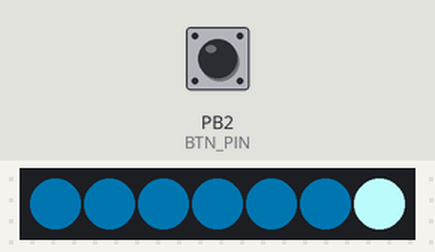
The program below on a simulated ATtiny85, built with avr-gcc and run on an emulated ATtiny85. Shown: 7 RGB LEDs in strip order, left to right. The inputs (shaded band) are chosen by the test bench; at power-on: PB2 (BTN_PIN) HIGH. Dim RGB values are drawn brighter than linear; random numbers use the default seed unless the program sets one.

Above: at 1.2 s.
1.3 s: PB2 (BTN_PIN) pulled LOW for 0.15 s
At 1.73 s:
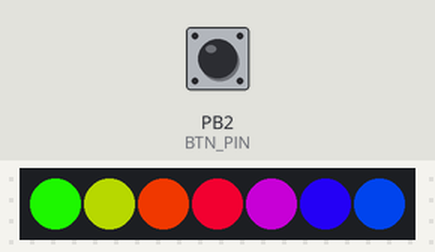
2.0 s: PB2 (BTN_PIN) pulled LOW for 1 s
At 2.27 s:
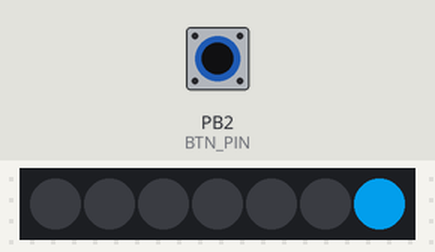
3.6 s: PB2 (BTN_PIN) pulled LOW for 0.15 s
At 3.64 s:
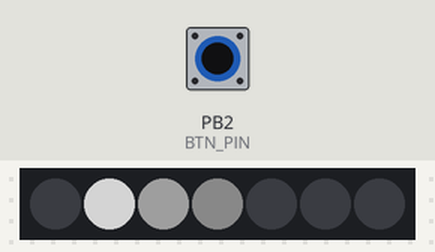
4.3 s: PB2 (BTN_PIN) pulled LOW for 3.2 s
At 4.73 s:
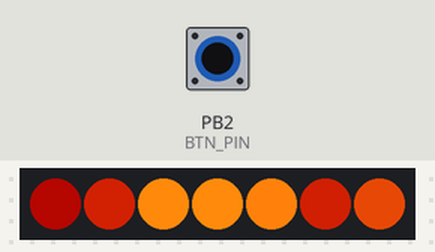
8.1 s: PB2 (BTN_PIN) pulled LOW for 0.15 s
At 10.3 s:
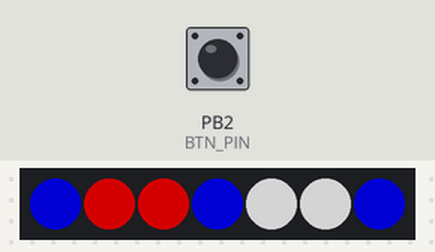
11.2 s: PB2 (BTN_PIN) pulled LOW for 1 s
Timing chart, 0 to 18.6 s (numbered marks = the images above; inputs shaded):
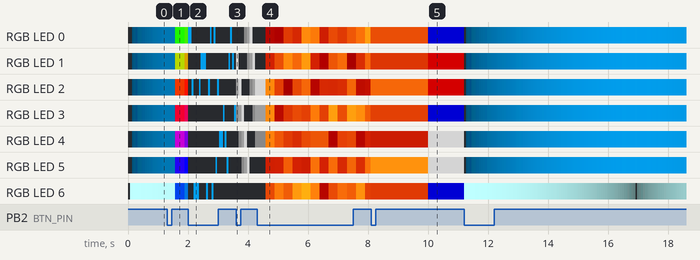

The program:

main.cpp
```cpp
// (licence header left out)
#include <Adafruit_NeoPixel.h>
#include <Arduino.h>

#ifdef __AVR__
  #include <avr/power.h>
#endif

#pragma region Const
#define R_REACTOR 2
#define G_REACTOR 130
#define B_REACTOR 195

#define R_REACTOR_CENTER 190
#define G_REACTOR_CENTER 255
#define B_REACTOR_CENTER 255

// настройки пламени
#define HUE_START 3     // начальный цвет огня (0 красный, 80 зелёный, 140 молния, 190 розовый)
#define HUE_GAP 18      // коэффициент цвета огня (чем больше - тем дальше заброс по цвету)
#define SMOOTH_K 0.15   // коэффициент плавности огня
#define MIN_BRIGHT 80   // мин. яркость огня
#define MAX_BRIGHT 255  // макс. яркость огня
#define MIN_SAT 245     // мин. насыщенность
#define MAX_SAT 255     // макс. насыщенность

#define WAIT_REACTOR 62
#define WAIT_RAINBOW 30
#define WAIT_SPARKS 60
#define WAIT_LOADING 90
#define WAIT_FIRE 125
#define WAIT_PATRIOT 10000

#define NUMPIXELS 7
#pragma endregion

// для разработчиков
#define ZONE_AMOUNT NUMPIXELS   // количество зон
byte zoneValues[ZONE_AMOUNT];
byte zoneRndValues[ZONE_AMOUNT];

// Which pin on the Arduino is connected to the NeoPixels?
// On a Trinket or Gemma we suggest changing this to 1
#define PIN       3
#define BTN_PIN   2


volatile bool intFlag = false;   // флаг
volatile uint16_t draw_step = 0;
volatile uint16_t draw_mode = 0;

#define REACTOR 0
#define RAINBOW 1
#define SPARKS 2
#define LOADING 3
#define FIRE 4
#define PATRIOT 5


Adafruit_NeoPixel pixels = Adafruit_NeoPixel(NUMPIXELS, PIN, NEO_GRB + NEO_KHZ800);

#pragma region Helpers

static uint32_t Color(uint8_t r, uint8_t g, uint8_t b) {
    return ((uint32_t)r << 16) | ((uint32_t)g << 8) | b;
  }

int sin_color(int color, int step) {
  float Val = abs((sin(step*(3.1415/180))));
  return int(Val*color);
}

int cos_color(int color, int step) {
  float Val = abs((cos(step*(3.1415/180))));
  return int(Val*color);
}

uint32_t Wheel(byte WheelPos) {
  if(WheelPos < 85) {
   return Color(WheelPos * 3, 255 - WheelPos * 3, 0);
  } else if(WheelPos < 170) {
   WheelPos -= 85;
   return Color(255 - WheelPos * 3, 0, WheelPos * 3);
  } else {
   WheelPos -= 170;
   return Color(0, WheelPos * 3, 255 - WheelPos * 3);
  }
}

uint32_t HSV(byte h, byte s, byte v) {
  byte r, g, b;
	byte value = ((24 * h / 17) / 60) % 6;
	byte vmin = (long)v - v * s / 255;
	byte a = (long)v * s / 255 * (h * 24 / 17 % 60) / 60;
	byte vinc = vmin + a;
	byte vdec = v - a;
	switch (value) {
	case 0: r = v; g = vinc; b = vmin; break;
	case 1: r = vdec; g = v; b = vmin; break;
	case 2: r = vmin; g = v; b = vinc; break;
	case 3: r = vmin; g = vdec; b = v; break;
	case 4: r = vinc; g = vmin; b = v; break;
	case 5: r = v; g = vmin; b = vdec; break;
	}
	return Color(r, g, b);
}


uint32_t getFireColor(int val) {
  // чем больше val, тем сильнее сдвигается цвет, падает насыщеность и растёт яркость
  return HSV(
           HUE_START + map(val, 20, 60, 0, HUE_GAP),                    // H
           constrain(map(val, 20, 60, MAX_SAT, MIN_SAT), 0, 255),       // S
           constrain(map(val, 20, 60, MIN_BRIGHT, MAX_BRIGHT), 0, 255)  // V
        );
}

#pragma endregion


#pragma region Effects

void reactor() {
  static uint32_t prevTime;
  if (millis() - prevTime > WAIT_REACTOR) {
    prevTime = millis();
    for (int i=0; i<NUMPIXELS-1;i++) {
      pixels.setPixelColor(i,
                            pixels.Color(sin_color(R_REACTOR, draw_step),
                            sin_color(G_REACTOR, draw_step),
                            sin_color(B_REACTOR, draw_step)));
    }

    pixels.setPixelColor(NUMPIXELS-1,
                            pixels.Color(cos_color(R_REACTOR_CENTER, draw_step),
                            cos_color(G_REACTOR_CENTER, draw_step),
                            cos_color(B_REACTOR_CENTER, draw_step)));
    pixels.show();
    draw_step = (draw_step + 1) % 180;
  }

}

void rainbow() {
  static uint32_t prevTime;
  if (millis() - prevTime > WAIT_RAINBOW) {
    prevTime = millis();

    for( int i=0; i < NUMPIXELS; i++) {
      pixels.setPixelColor(i, Wheel((draw_step+i*30) & 255));
    }

    pixels.show();
    draw_step=(draw_step + 1) % 255;

  }

}

void sparks() {
  static uint32_t prevTime;

  if (millis() - prevTime > WAIT_SPARKS) {
    prevTime = millis();

    int num = random(7);

    pixels.clear();
    pixels.setPixelColor(num, R_REACTOR, G_REACTOR, B_REACTOR);
    pixels.show();

  }

}

void loading() {
  static uint32_t prevTime;

  if (millis() - prevTime > WAIT_LOADING) {
    prevTime = millis();

    pixels.clear();
    pixels.setPixelColor((draw_step + 1) % 6, 128, 128, 128);
    pixels.setPixelColor((draw_step + 2) % 6, 30, 30, 30);
    pixels.setPixelColor((draw_step + 3) % 6, 10, 10, 10);

    draw_step=(draw_step + 1) % 6;

    pixels.show();
  }

}

void fire() {
  static uint32_t prevTime, prevTime2;

  // задаём направление движения огня
  if (millis() - prevTime > WAIT_FIRE) {
    prevTime = millis();
    for(int i=0; i<ZONE_AMOUNT; i++) {
      zoneRndValues[i] = random(0, 10);
    }
  }

  // двигаем пламя
  if (millis() - prevTime2 > 20) {
    prevTime2 = millis();
    for(int i=0; i<ZONE_AMOUNT;i++) {
      zoneValues[i] = (float)zoneValues[i] * (1 - SMOOTH_K) + (float)zoneRndValues[i] * 10 * SMOOTH_K;
      pixels.setPixelColor(i, getFireColor(zoneValues[i]));
    }
    pixels.show();
  }
}

void patriot() {
  static uint32_t prevTime;

  if (millis() - prevTime > WAIT_PATRIOT) {
    prevTime = millis();
    pixels.setPixelColor(5, 128, 128, 128);
    pixels.setPixelColor(4, 128, 128, 128);

    pixels.setPixelColor(0, 0, 0, 128);
    pixels.setPixelColor(6, 0, 0, 128);
    pixels.setPixelColor(3, 0, 0, 128);

    pixels.setPixelColor(1, 128, 0, 0);
    pixels.setPixelColor(2, 128, 0, 0);

    pixels.show();
  }

}

#pragma endregion Effects

void buttonTick() {
  intFlag = true;   // подняли флаг прерывания
}

void setup() {
  pixels.begin(); // This initializes the NeoPixel library.
  pinMode(BTN_PIN, INPUT_PULLUP);
  attachInterrupt(0, buttonTick, FALLING);
}

void loop() {

  if (intFlag) {
    intFlag = false;    // сбрасываем
    // совершаем какие-то действия
    draw_step = 0;
    draw_mode = (draw_mode + 1) % 6;
  }

  switch (draw_mode)
  {
    case REACTOR: reactor(); break;
    case RAINBOW: rainbow(); break;
    case SPARKS: sparks(); break;
    case LOADING: loading(); break;
    case FIRE: fire(); break;
    case PATRIOT: patriot(); break;
  }

}
```
